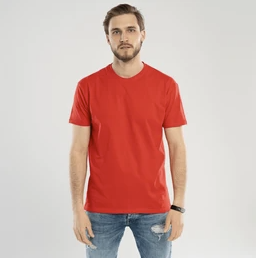
#> input picture imgproc/Лабораторная6/123.png, 256 x 258 px
$ jupyter execute main.ipynb
#> lines starting #> are read from the running program, lines starting #| are printed output that depends on the picture; after the words box and inside, x2 and y2 are one past the last pixel; in counts of white or black regions, pixels touching at a corner belong together
[cell 1]
import matplotlib.pyplot as plt
import cv2 as cv
import numpy as np
from matplotlib import colors
from matplotlib.colors import hsv_to_rgb


# Загрузка изображения (используем то же, но для красного)
image = cv.imread('./123.png')  # Замените на red.jpg при необходимости
#> image is the input picture: shape (258, 256, 3); mean B, G, R 173.6, 179.5, 209
image_rgb = cv.cvtColor(image, cv.COLOR_BGR2RGB)

plt.imshow(image_rgb)
plt.title("Исходное изображение")
plt.axis("off")
plt.show()


# Сэмплинг

r, g, b = cv.split(image_rgb)
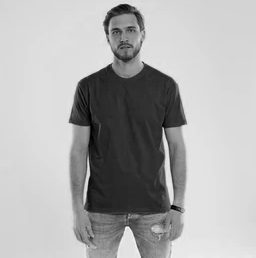
#> b: shape (258, 256); min 0, max 252, mean 173.6

step = 10
r_s = r.flatten()[::step]
#> r_s = 6605 values, max 252 at index 4284, min 21 at index 5291, mean 209
g_s = g.flatten()[::step]
#> g_s = 6605 values, max 253 at index 5824, min 9 at index 5291, mean 179.5
b_s = b.flatten()[::step]
#> b_s = 6605 values, max 251 at index 5824, min 0 at index 2953, mean 173.6

pixel_colors = image_rgb.reshape((-1, 3))[::step]

norm = colors.Normalize(vmin=0, vmax=255)
pixel_colors = norm(pixel_colors).tolist()
#> pixel_colors = 6605 items, first 6: [0.839, 0.843, 0.831], [0.839, 0.839, 0.839], [0.851, 0.851, 0.843], [0.855, 0.855, 0.847], [0.859, 0.859, 0.851], [0.859, 0.859, 0.851]

fig = plt.figure(figsize=(8, 8))
axis = fig.add_subplot(111, projection="3d")

axis.scatter(r_s, g_s, b_s,
             facecolors=pixel_colors,
             marker=".",
             s=1)

axis.set_xlabel("Red")
axis.set_ylabel("Green")
axis.set_zlabel("Blue")
plt.show()


# Канал Red
red = image_rgb.copy()
red[:, :, 1] = 0  # Green
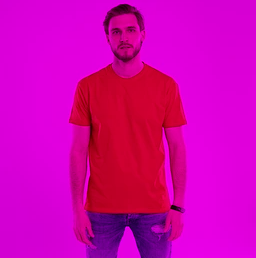
#> red: shape (258, 256, 3); mean R, G, B 209, 0, 173.6
red[:, :, 2] = 0  # Blue
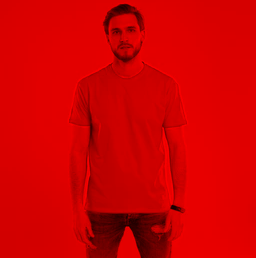
#> red: shape (258, 256, 3); mean R, G, B 209, 0, 0

plt.imshow(red)
plt.title("Красный канал (RGB)")
plt.axis("off")
plt.show()


# RGB в HSV
image_hsv = cv.cvtColor(image_rgb, cv.COLOR_RGB2HSV)
#> image_hsv: shape (258, 256, 3); mean H, S, V 22.6, 50.7, 210.3
h, s, v = cv.split(image_hsv)
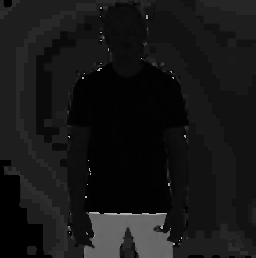
#> h: shape (258, 256); min 0, max 179, mean 22.6
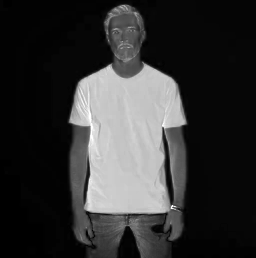
#> s: shape (258, 256); min 0, max 255, mean 50.7
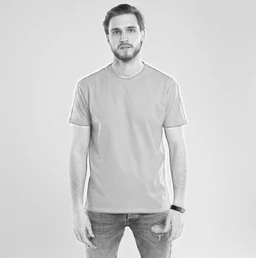
#> v: shape (258, 256); min 20, max 253, mean 210.3

step = 10
h_s = h.flatten()[::step]
#> h_s = 6605 values, max 179 at index 5437, min 0 at index 1, mean 22.49
s_s = s.flatten()[::step]
#> s_s = 6605 values, max 255 at index 2953, min 0 at index 1, mean 50.74
v_s = v.flatten()[::step]
#> v_s = 6605 values, max 253 at index 5824, min 21 at index 5291, mean 210.3

h_s = h_s / 179.0
#> h_s = 6605 values, max 1 at index 5437, min 0 at index 1, mean 0.126
s_s = s_s / 255.0
#> s_s = 6605 values, max 1 at index 2953, min 0 at index 1, mean 0.199
v_s = v_s / 255.0
#> v_s = 6605 values, max 0.992 at index 5824, min 0.0824 at index 5291, mean 0.825

# Цвета точек — реальные RGB
pixel_colors = image_rgb.reshape((-1, 3))[::step] / 255.0

fig = plt.figure(figsize=(8, 8))
axis = fig.add_subplot(111, projection="3d")

axis.scatter(h_s, s_s, v_s,
             facecolors=pixel_colors,
             marker=".",
             s=1)

axis.set_xlabel("Hue")
axis.set_ylabel("Saturation")
axis.set_zlabel("Value")

plt.show()
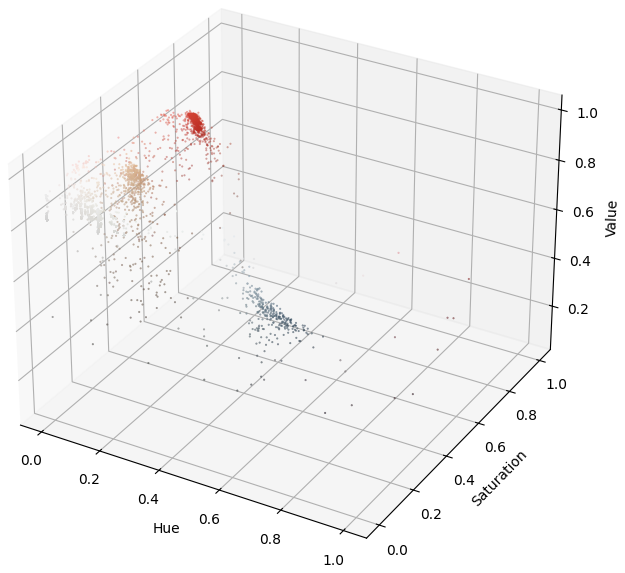
#> figure drawn by matplotlib, 1 panel

# Маска КРАСНОГО (HSV)
# Красный находится в двух диапазонах Hue: 0-10 и 170-179
lower_red1 = np.array([0, 40, 40])
upper_red1 = np.array([10, 255, 255])

lower_red2 = np.array([170, 40, 40])
upper_red2 = np.array([179, 255, 255])

# Визуализация границ масок
lr1_square = np.full((10, 10, 3), lower_red1, dtype=np.uint8) / 255.0
ur1_square = np.full((10, 10, 3), upper_red1, dtype=np.uint8) / 255.0
lr2_square = np.full((10, 10, 3), lower_red2, dtype=np.uint8) / 255.0
ur2_square = np.full((10, 10, 3), upper_red2, dtype=np.uint8) / 255.0

# Применение маски (объединение двух диапазонов)
mask_red1 = cv.inRange(image_hsv, lower_red1, upper_red1)
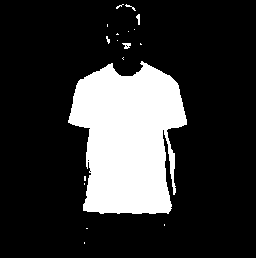
#> mask_red1: shape (258, 256); 20% white; 18 white regions (14 under 20 px), largest, box (x1, y1, x2, y2) and area: (68, 61, 187, 214) 13080, (122, 43, 131, 49) 35, (136, 14, 140, 25) 28, (125, 4, 136, 11) 21
mask_red2 = cv.inRange(image_hsv, lower_red2, upper_red2)
#> mask_red2: shape (258, 256); 0.12% white in thin lines or dots, all inside (x1, y1, x2, y2) = (82, 70, 164, 215)
mask_red = cv.bitwise_or(mask_red1, mask_red2)

result_red = cv.bitwise_and(image_rgb, image_rgb, mask=mask_red)

plt.figure(figsize=(15, 5))
plt.subplot(1, 3, 1)
plt.imshow(image_rgb)
plt.title("Исходное")
plt.subplot(1, 3, 2)
plt.imshow(mask_red, cmap="gray")
plt.title("Маска красного")
plt.subplot(1, 3, 3)
plt.imshow(result_red)
plt.title("Красные области")
plt.show()

# Дополнительная маска для насыщенных красных оттенков
light_red1 = (0, 10, 180)
dark_red1 = (10, 120, 255)

light_red2 = (170, 10, 180)
dark_red2 = (179, 120, 255)

mask_light1 = cv.inRange(image_hsv, light_red1, dark_red1)
#> mask_light1: shape (258, 256); 1.4% white in thin lines or dots, all inside (x1, y1, x2, y2) = (67, 4, 189, 244)
mask_light2 = cv.inRange(image_hsv, light_red2, dark_red2)
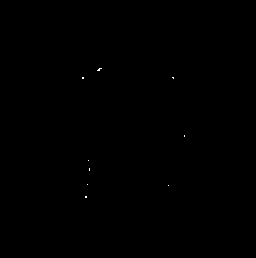
#> mask_light2: shape (258, 256); 0.04% white in thin lines or dots, all inside (x1, y1, x2, y2) = (82, 68, 185, 198)
mask_light = cv.bitwise_or(mask_light1, mask_light2)

final_mask = cv.bitwise_or(mask_red, mask_light)
final_result = cv.bitwise_and(image_rgb, image_rgb, mask=final_mask)

blur = cv.GaussianBlur(final_result, (7, 7), 0)
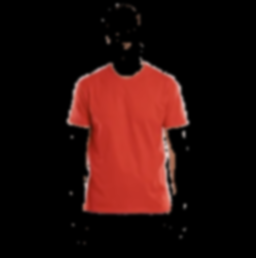
#> blur: shape (258, 256, 3); mean R, G, B 40.9, 13.9, 11.6

plt.figure(figsize=(15, 5))
plt.subplot(1, 3, 1)
plt.imshow(final_mask, cmap="gray")
plt.title("Итоговая маска")
plt.subplot(1, 3, 2)
plt.imshow(final_result)
plt.title("Результат")
plt.subplot(1, 3, 3)
plt.imshow(blur)
plt.title("Сглаживание")
plt.show()

# Функция сегментации красного цвета
def segment_red(image):
    hsv = cv.cvtColor(image, cv.COLOR_RGB2HSV)

    # Первый диапазон красного (0-10)
    lower_red1 = (0, 40, 40)
    upper_red1 = (10, 255, 255)

    # Второй диапазон красного (170-179)
    lower_red2 = (170, 40, 40)
    upper_red2 = (179, 255, 255)

    mask_red1 = cv.inRange(hsv, lower_red1, upper_red1)
    mask_red2 = cv.inRange(hsv, lower_red2, upper_red2)
    mask_red = cv.bitwise_or(mask_red1, mask_red2)

    # Дополнительные маски для насыщенных оттенков
    light_red1 = (0, 10, 180)
    dark_red1 = (10, 120, 255)

    light_red2 = (170, 10, 180)
    dark_red2 = (179, 120, 255)

    mask_light1 = cv.inRange(hsv, light_red1, dark_red1)
    mask_light2 = cv.inRange(hsv, light_red2, dark_red2)
    mask_light = cv.bitwise_or(mask_light1, mask_light2)

    final_mask = cv.bitwise_or(mask_red, mask_light)
    result = cv.bitwise_and(image, image, mask=final_mask)

    blur = cv.GaussianBlur(result, (7, 7), 0)
    return blur

segmented = segment_red(image_rgb)

plt.figure(figsize=(12, 5))
plt.subplot(1, 2, 1)
plt.imshow(image_rgb)
plt.title("Исходное")
plt.subplot(1, 2, 2)
plt.imshow(segmented)
plt.title("Сегментация красного")
plt.show()
